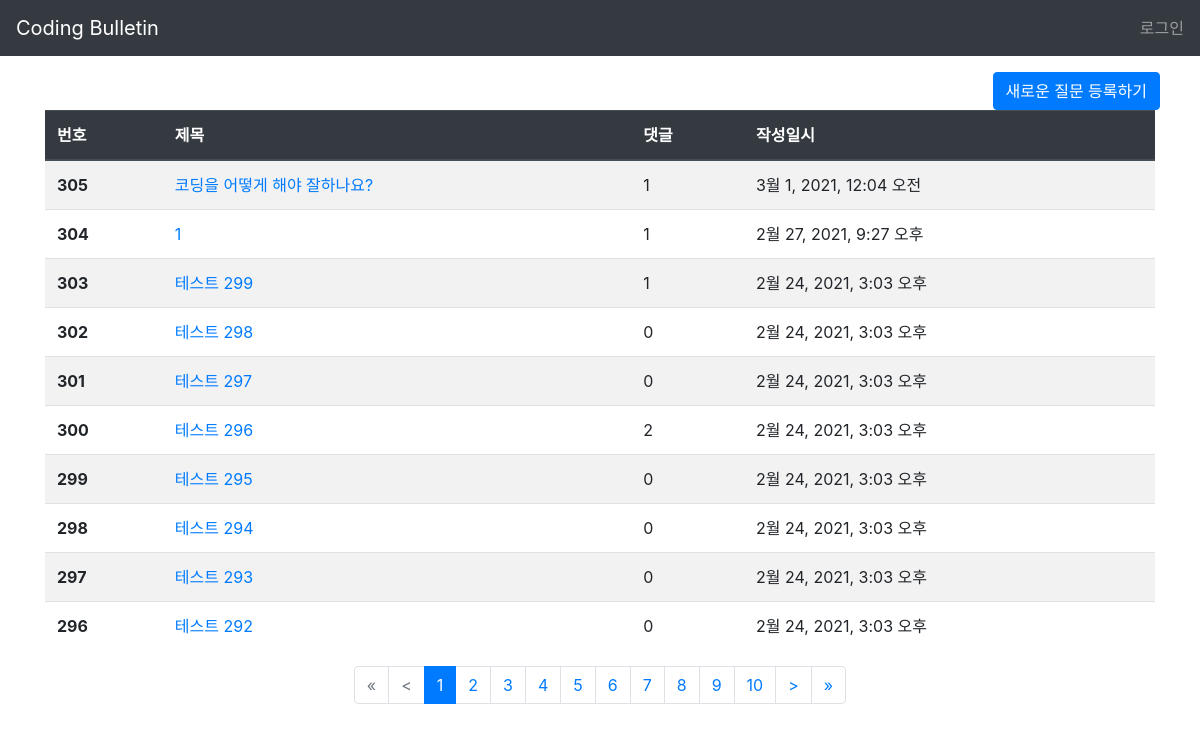
The app's page /bulletin/ with its own data.
### bulletin/models.py (models this page shows, shortened)
class Question(models.Model):
    title = models.CharField(max_length=200)
    subject = models.ManyToManyField(Subject)
    content = models.TextField()
    create_date = models.DateTimeField()
    vote = models.IntegerField(default=0)

### bulletin/views.py (the view)
# urls.py: path('', views.index, name = 'index'),
def index(request):
    page = request.GET.get('page', '1')
    question_list = Question.objects.order_by('-create_date')
    paginator = Paginator(question_list, 10)
    page_obj = paginator.get_page(page)
    page_range_by10 = pagination.pagination_by10(int(page))
    context = {'question_list': page_obj, 'page_range' : page_range_by10}
    return render(request, 'bulletin/question_list.html', context)

### bulletin/templatetags/bulletin_filter.py (called while the page is built)
@register.filter
def sub(value, arg):
    return value - arg

@register.filter
def round_down_by10(value):
    if value%10 == 0:
        value -= 10
    else:
        value -= value%10
    return value

@register.filter
def round_up_by10(value):
    if value%10 != 0:
        value += 10 - value%10
    return value

### my_module/pagination.py (called while the page is built)
def pagination_by10(page: int) -> range :
    page_divided = page//10
    if page%10 == 0:
        page_divided -= 1
    return range(page_divided*10 + 1, page_divided*10 + 11)

### templates/bulletin/question_list.html (shortened to what this page needs)
{% extends 'base.html' %}
{% block content %}
{% load static %}
{% load bulletin_filter %}
<link rel="stylesheet" href="https://cdn.jsdelivr.net/npm/bootstrap@4.5.3/dist/css/bootstrap.min.css">
<div class="container my-3">
    <div class="form-row float-right">
        <a href="{% url 'bulletin:question_create' %}" class="btn btn-primary">새로운 질문 등록하기</a>
    </div>
    <table class="table table-striped">
        <thead>
        <tr class="thead-dark">
            <th scope="col">번호</th>
            <th scope="col">제목</th>
            <th scope="col">댓글</th>
            <th scope="col">작성일시</th>
        </tr>
        </thead>
        <tbody>
        {% if question_list %}
            {% for question in question_list %}
                <tr>
                    <th scope="row">
                    {{ question_list.paginator.count|sub:question_list.start_index|sub:forloop.counter0|add:1 }}
                    </th>
                    <td>
                        <a href="{% url 'bulletin:detail' question.id %}">{{ question.title }}</a>
                    </td>
                    <td>
                        {{ question.answer_set.count }}
                    </td>
                    <td>{{ question.create_date }}</td>
                </tr>
            {% endfor %}
        {% else %}
        <tr>
            <td scope="row" colspan="3">등록된 질문이 없습니다.</td>
        </tr>
        {% endif %}
        </tbody>
    </table>
     <ul class="pagination justify-content-center">
        {% if question_list.has_previous %}
            <li class="page-item">
                <a class="page-link" href="?page=1">&laquo;</a>
            </li>
            {% if question_list.number > 10 %}
                <li class="page-item">
                    <a class="page-link" href="?page={{ question_list.number|round_down_by10}}">&lt;</a>
                </li>
            {% else %}
                <li class="page-item disabled">
                    <a class="page-link" tabindex="-1" aria-disabled="true" href="#">&lt;</a>
                </li>
            {% endif %}
        {% else %}
            <li class="page-item disabled">
                <a class="page-link" tabindex="-1" aria-disabled="true" href="#">&laquo;</a>
            </li>
            <li class="page-item disabled">
                <a class="page-link" tabindex="-1" aria-disabled="true" href="#">&lt;</a>
            </li>
        {% endif %}
        {% for page_number in page_range %}
                {% if page_number == question_list.number %}
                    <li class="page-item active" aria-current="page">
                        <a class="page-link" href="?page={{ page_number }}">{{ page_number }}</a>
                    </li>
                {% else %}
                    <li class="page-item">
                        <a class="page-link" href="?page={{ page_number }}">{{ page_number }}</a>
                    </li>
                {% endif %}
        {% endfor %}
        {% if question_list.has_next %}
             {% if question_list.number <= question_list.paginator.count|round_down_by10%}
                    <li class="page-item">
                        <a class="page-link" href="?page={{ question_list.number|round_up_by10|add:1}}">&gt;</a>
                    </li>
                {% else %}
                    <li class="page-item disabled">
                        <a class="page-link" tabindex="-1" aria-disabled="true" href="#">&gt;</a>
                    </li>
                {% endif %}
            <li class="page-item">
                <a class="page-link" href="?page={{ question_list.paginator.count }}">&raquo;</a>
            </li>
        {% endif %}
    </ul>
</div>
{% endblock content %}

### records on screen
Question: paginator.count|sub "305", title "코딩을 어떻게 해야 잘하나요?", answer_set.count "1", create_date "3월 1, 2021, 12:04 오전"
Question: paginator.count|sub "304", title "1", answer_set.count "1", create_date "2월 27, 2021, 9:27 오후"
Question: paginator.count|sub "303", title "테스트 299", answer_set.count "1", create_date "2월 24, 2021, 3:03 오후"
Question: paginator.count|sub "302", title "테스트 298", answer_set.count "0", create_date "2월 24, 2021, 3:03 오후"
Question: paginator.count|sub "301", title "테스트 297", answer_set.count "0", create_date "2월 24, 2021, 3:03 오후"
Question: paginator.count|sub "300", title "테스트 296", answer_set.count "2", create_date "2월 24, 2021, 3:03 오후"
Question: paginator.count|sub "299", title "테스트 295", answer_set.count "0", create_date "2월 24, 2021, 3:03 오후"
Question: paginator.count|sub "298", title "테스트 294", answer_set.count "0", create_date "2월 24, 2021, 3:03 오후"
Question: paginator.count|sub "297", title "테스트 293", answer_set.count "0", create_date "2월 24, 2021, 3:03 오후"
Question: paginator.count|sub "296", title "테스트 292", answer_set.count "0", create_date "2월 24, 2021, 3:03 오후"

### other values on screen
{{ page_number }} "1"
{{ page_number }} "2" "3" "4" "5" "6" "7" "8" "9" "10"
